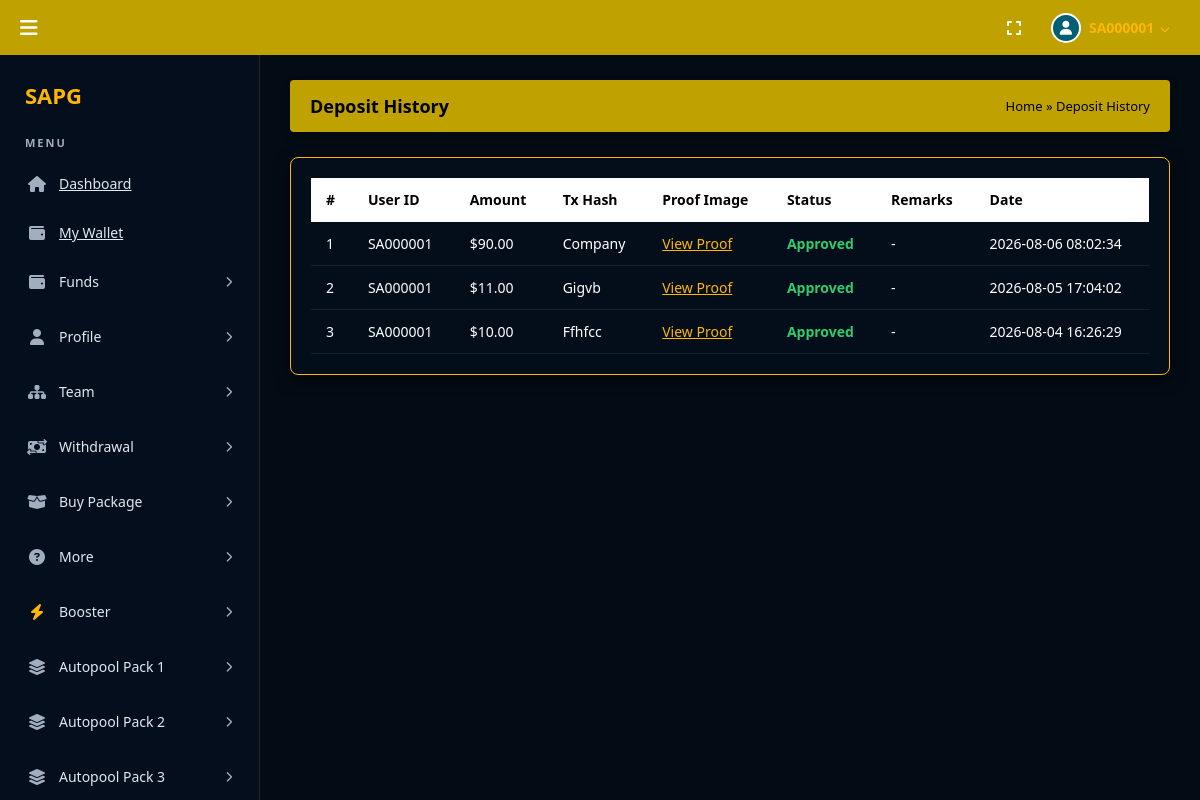
Screenshot of /UserPanel/depositHistory.php (signed in) with the database file from the repository.
### tables this page shows
CREATE TABLE `deposit_requests` (
    `id` INT AUTO_INCREMENT PRIMARY KEY,
    `user_id` VARCHAR(8) NOT NULL,
    `amount` DECIMAL(15,2) NOT NULL,
    `tx_hash` VARCHAR(255) DEFAULT NULL COMMENT 'Blockchain transaction hash',
    `proof_image` VARCHAR(255) DEFAULT NULL COMMENT 'Path to uploaded proof screenshot',
    `status` ENUM('Pending', 'Approved', 'Rejected') DEFAULT 'Pending',
    `admin_remarks` TEXT DEFAULT NULL COMMENT 'Reason for rejection if applicable',
    `created_at` TIMESTAMP DEFAULT CURRENT_TIMESTAMP,
    `updated_at` TIMESTAMP DEFAULT CURRENT_TIMESTAMP ON UPDATE CURRENT_TIMESTAMP,
    INDEX `idx_user` (`user_id`),
    INDEX `idx_status` (`status`)
);

### UserPanel/depositHistory.php (the view, shortened to what this page needs)
<?php
require_once '../libs/auth.php';
$user_id = $_SESSION['user_id'] ?? '';
$stmt = $pdo->prepare("SELECT * FROM deposit_requests WHERE user_id = ? ORDER BY id DESC");
$stmt->execute([$user_id]);
$deposits = $stmt->fetchAll(PDO::FETCH_ASSOC);
?>
<?php include '../includes/header.php'; ?>
<div id="depositHistorySection" class="content-section active-view">
    <div class="profile-header-bar">
        <div class="profile-header-title">Deposit History</div>
        <div class="profile-breadcrumb"><a href="index.php">Home</a> &raquo; Deposit History</div>
    </div>
    <div class="table-container">
        <table class="custom-table">
            <thead>
                <tr>
                    <th>#</th>
                    <th>User ID</th>
                    <th>Amount</th>
                    <th>Tx Hash</th>
                    <th>Proof Image</th>
                    <th>Status</th>
                    <th>Remarks</th>
                    <th>Date</th>
                </tr>
            </thead>
            <tbody>
                <?php if (empty($deposits)): ?>
                    <tr><td colspan="8" class="empty-row-msg">No records found</td></tr>
                <?php else: ?>
                    <?php
                    $index = 1;
                    foreach ($deposits as $dep):
                        $statusClass = '';
                        if ($dep['status'] === 'Approved') {
                            $statusClass = 'color: #2ecc71; font-weight: bold;';
                        } elseif ($dep['status'] === 'Rejected') {
                            $statusClass = 'color: #e74c3c; font-weight: bold;';
                        } else {
                            $statusClass = 'color: #f1c40f; font-weight: bold;';
                        }
                    ?>
                        <tr>
                            <td><?php echo $index++; ?></td>
                            <td><?php echo htmlspecialchars($dep['user_id']); ?></td>
                            <td>$<?php echo number_format($dep['amount'], 2); ?></td>
                            <td style="max-width: 200px; overflow: hidden; text-overflow: ellipsis; white-space: nowrap;">
                                <?php echo htmlspecialchars($dep['tx_hash']); ?>
                            </td>
                            <td>
                                <?php if (!empty($dep['proof_image'])): ?>
                                    <a href="<?php echo htmlspecialchars('../' . $dep['proof_image']); ?>" target="_blank" style="color: #ffb703; text-decoration: underline;">View Proof</a>
                                <?php else: ?>
                                    N/A
                                <?php endif; ?>
                            </td>
                            <td style="<?php echo $statusClass; ?>"><?php echo htmlspecialchars($dep['status']); ?></td>
                            <td><?php echo htmlspecialchars($dep['admin_remarks'] ?? '-'); ?></td>
                            <td><?php echo htmlspecialchars($dep['created_at']); ?></td>
                        </tr>
                    <?php endforeach; ?>
                <?php endif; ?>
            </tbody>
        </table>
    </div>
</div>
<?php include '../includes/footer.php'; ?>

### includes/header.php (style rules this page uses)
* { margin: 0; padding: 0; box-sizing: border-box; font-family: 'Segoe UI', Tahoma, Geneva, Verdana, sans-serif; }
body { overflow: hidden; background-color: #030b14; color: #fff; display: flex; flex-direction: column; height: 100vh; height: 100dvh; width: 100vw; }
.profile-header-bar { background: #bfa100; padding: 14px 20px; border-radius: 4px; display: flex; justify-content: space-between; align-items: center; margin-bottom: 25px; box-shadow: 0 4px 10px rgba(0, 0, 0, 0.3); }
.profile-header-title { color: #000; font-size: 18px; font-weight: bold; }
.profile-breadcrumb { font-size: 13px; color: #000; font-weight: 500; }
.profile-breadcrumb a { color: #000; text-decoration: none; }
.content-section { display: none; }
.content-section.active-view { display: block; }
.table-container { background: rgba(6, 17, 33, 0.6); backdrop-filter: blur(15px); border: 1px solid #ffb703; border-radius: 8px; padding: 20px; box-shadow: 0 5px 15px rgba(0, 0, 0, 0.5); overflow-x: auto; }
.custom-table { width: 100%; border-collapse: collapse; text-align: left; font-size: 14px; }
.custom-table thead tr { background: #ffffff; color: #000000; font-weight: 600; }
.custom-table th, .custom-table td { padding: 12px 15px; border-bottom: 1px solid rgba(255, 255, 255, 0.08); white-space: nowrap; }
.custom-table tbody tr { transition: background 0.2s; }

### rows the page displays
deposit_requests: user "SA000001", amount "90.00", tx_hash "Company", status "Approved", admin_remarks "-", created_at "2026-08-06 08:02:34"
deposit_requests: user "SA000001", amount "11.00", tx_hash "Gigvb", status "Approved", admin_remarks "-", created_at "2026-08-05 17:04:02"
deposit_requests: user "SA000001", amount "10.00", tx_hash "Ffhfcc", status "Approved", admin_remarks "-", created_at "2026-08-04 16:26:29"

### other values shown
$_SESSION['user_id'] "SA000001"
$env['SITE_NAME'] "SAPG"
